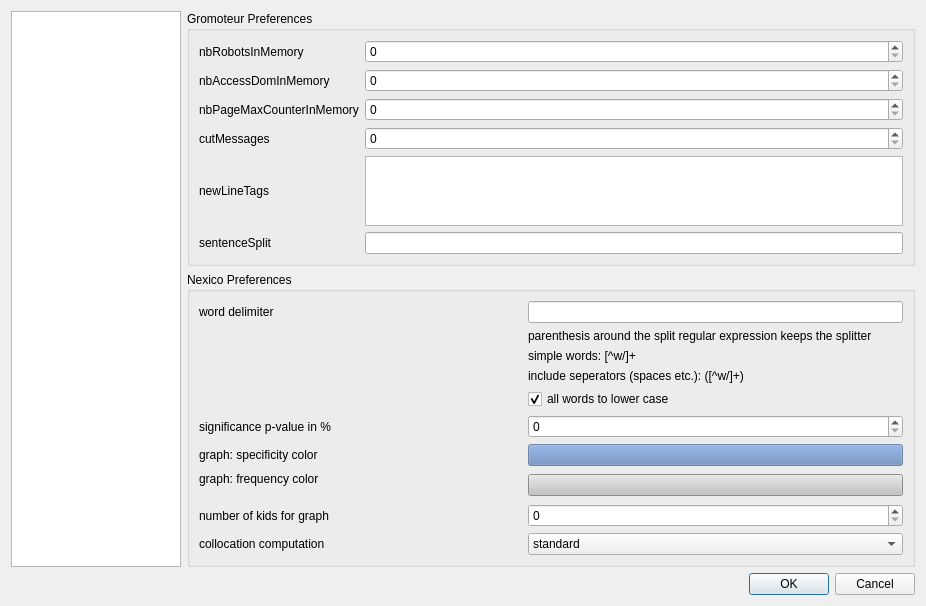
<?xml version="1.0" encoding="UTF-8"?>
<ui version="4.0">
 <class>PreferencesDialog</class>
 <widget class="QDialog" name="PreferencesDialog">
  <property name="geometry">
   <rect>
    <x>0</x>
    <y>0</y>
    <width>926</width>
    <height>572</height>
   </rect>
  </property>
  <property name="windowTitle">
   <string>Preferences</string>
  </property>
  <property name="windowIcon">
   <iconset resource="groressources.qrc">
    <normaloff>:/images/images/configure.png</normaloff>:/images/images/configure.png</iconset>
  </property>
  <layout class="QGridLayout" name="gridLayout">
   <item row="0" column="0" rowspan="2">
    <widget class="QListWidget" name="listWidget">
     <property name="maximumSize">
      <size>
       <width>170</width>
       <height>16777215</height>
      </size>
     </property>
     <property name="frameShape">
      <enum>QFrame::StyledPanel</enum>
     </property>
     <property name="frameShadow">
      <enum>QFrame::Raised</enum>
     </property>
     <property name="showDropIndicator" stdset="0">
      <bool>false</bool>
     </property>
     <property name="selectionBehavior">
      <enum>QAbstractItemView::SelectRows</enum>
     </property>
     <property name="iconSize">
      <size>
       <width>200</width>
       <height>200</height>
      </size>
     </property>
     <property name="viewMode">
      <enum>QListView::IconMode</enum>
     </property>
     <property name="uniformItemSizes">
      <bool>true</bool>
     </property>
     <property name="currentRow">
      <number>0</number>
     </property>
     <item>
      <property name="text">
       <string/>
      </property>
      <property name="icon">
       <iconset resource="groressources.qrc">
        <normaloff>:/images/images/gromoteurG.png</normaloff>:/images/images/gromoteurG.png</iconset>
      </property>
     </item>
     <item>
      <property name="text">
       <string/>
      </property>
      <property name="icon">
       <iconset resource="groressources.qrc">
        <normaloff>:/images/images/NexicoSplash.png</normaloff>:/images/images/NexicoSplash.png</iconset>
      </property>
     </item>
    </widget>
   </item>
   <item row="1" column="1">
    <widget class="QGroupBox" name="nexicoBox">
     <property name="title">
      <string>Nexico Preferences</string>
     </property>
     <layout class="QGridLayout" name="gridLayout_2">
      <item row="5" column="2" colspan="2">
       <widget class="QSpinBox" name="threshold">
        <property name="toolTip">
         <string>default is 5</string>
        </property>
       </widget>
      </item>
      <item row="4" column="2" colspan="2">
       <widget class="QCheckBox" name="lower">
        <property name="text">
         <string>all words to lower case</string>
        </property>
        <property name="checked">
         <bool>true</bool>
        </property>
       </widget>
      </item>
      <item row="7" column="0" colspan="2">
       <widget class="QLabel" name="label_9">
        <property name="text">
         <string>graph: frequency color</string>
        </property>
       </widget>
      </item>
      <item row="0" column="2" colspan="2">
       <widget class="QLineEdit" name="wordlimit">
        <property name="toolTip">
         <string>regular expression for the word delimiter</string>
        </property>
       </widget>
      </item>
      <item row="6" column="2" colspan="2">
       <widget class="QPushButton" name="specColor">
        <property name="styleSheet">
         <string notr="true">background-color: rgb(98, 132, 183, 160);</string>
        </property>
        <property name="text">
         <string/>
        </property>
       </widget>
      </item>
      <item row="7" column="2" rowspan="3" colspan="2">
       <widget class="QPushButton" name="freqColor">
        <property name="styleSheet">
         <string notr="true">background-color: rgb(195, 195, 195);</string>
        </property>
        <property name="text">
         <string/>
        </property>
       </widget>
      </item>
      <item row="10" column="2" colspan="2">
       <widget class="QSpinBox" name="nbBestKids">
        <property name="toolTip">
         <string>default is 5</string>
        </property>
       </widget>
      </item>
      <item row="1" column="2" colspan="2">
       <widget class="QLabel" name="label_10">
        <property name="text">
         <string>parenthesis around the split regular expression keeps the splitter</string>
        </property>
       </widget>
      </item>
      <item row="6" column="0" colspan="2">
       <widget class="QLabel" name="label_8">
        <property name="text">
         <string>graph: specificity color</string>
        </property>
       </widget>
      </item>
      <item row="5" column="0" colspan="2">
       <widget class="QLabel" name="label_13">
        <property name="text">
         <string>significance p-value in %</string>
        </property>
       </widget>
      </item>
      <item row="2" column="2" colspan="2">
       <widget class="QLabel" name="label_11">
        <property name="text">
         <string>simple words: [^w/]+</string>
        </property>
        <property name="textInteractionFlags">
         <set>Qt::LinksAccessibleByMouse|Qt::TextSelectableByKeyboard|Qt::TextSelectableByMouse</set>
        </property>
       </widget>
      </item>
      <item row="0" column="0">
       <widget class="QLabel" name="label_7">
        <property name="text">
         <string>word delimiter</string>
        </property>
        <property name="buddy">
         <cstring>wordlimit</cstring>
        </property>
       </widget>
      </item>
      <item row="13" column="1" colspan="3">
       <spacer name="verticalSpacer">
        <property name="orientation">
         <enum>Qt::Vertical</enum>
        </property>
        <property name="sizeHint" stdset="0">
         <size>
          <width>565</width>
          <height>25</height>
         </size>
        </property>
       </spacer>
      </item>
      <item row="10" column="0">
       <widget class="QLabel" name="label_14">
        <property name="text">
         <string>number of kids for graph</string>
        </property>
       </widget>
      </item>
      <item row="3" column="2" colspan="2">
       <widget class="QLabel" name="label_12">
        <property name="text">
         <string>include seperators (spaces etc.): ([^w/]+)</string>
        </property>
        <property name="textInteractionFlags">
         <set>Qt::LinksAccessibleByMouse|Qt::TextSelectableByKeyboard|Qt::TextSelectableByMouse</set>
        </property>
       </widget>
      </item>
      <item row="11" column="2" colspan="2">
       <widget class="QComboBox" name="colcompComboBox">
        <item>
         <property name="text">
          <string>standard</string>
         </property>
        </item>
        <item>
         <property name="text">
          <string>cumulative</string>
         </property>
        </item>
       </widget>
      </item>
      <item row="11" column="0">
       <widget class="QLabel" name="label_15">
        <property name="text">
         <string>collocation computation</string>
        </property>
       </widget>
      </item>
     </layout>
    </widget>
   </item>
   <item row="2" column="1">
    <widget class="QDialogButtonBox" name="buttonBox">
     <property name="orientation">
      <enum>Qt::Horizontal</enum>
     </property>
     <property name="standardButtons">
      <set>QDialogButtonBox::Cancel|QDialogButtonBox::Ok</set>
     </property>
    </widget>
   </item>
   <item row="0" column="1">
    <widget class="QGroupBox" name="groBox">
     <property name="title">
      <string>Gromoteur Preferences</string>
     </property>
     <layout class="QGridLayout" name="gridLayout_3">
      <item row="0" column="0">
       <widget class="QLabel" name="label">
        <property name="text">
         <string>nbRobotsInMemory</string>
        </property>
        <property name="buddy">
         <cstring>nbRobotsInMemory</cstring>
        </property>
       </widget>
      </item>
      <item row="0" column="1">
       <widget class="QSpinBox" name="nbRobotsInMemory">
        <property name="maximum">
         <number>100000</number>
        </property>
        <property name="singleStep">
         <number>100</number>
        </property>
       </widget>
      </item>
      <item row="1" column="0">
       <widget class="QLabel" name="label_2">
        <property name="text">
         <string>nbAccessDomInMemory</string>
        </property>
        <property name="buddy">
         <cstring>nbAccessDomInMemory</cstring>
        </property>
       </widget>
      </item>
      <item row="1" column="1">
       <widget class="QSpinBox" name="nbAccessDomInMemory">
        <property name="maximum">
         <number>100000</number>
        </property>
        <property name="singleStep">
         <number>100</number>
        </property>
       </widget>
      </item>
      <item row="2" column="0">
       <widget class="QLabel" name="label_3">
        <property name="text">
         <string>nbPageMaxCounterInMemory</string>
        </property>
        <property name="buddy">
         <cstring>nbPageMaxCounterInMemory</cstring>
        </property>
       </widget>
      </item>
      <item row="2" column="1">
       <widget class="QSpinBox" name="nbPageMaxCounterInMemory">
        <property name="maximum">
         <number>100000</number>
        </property>
        <property name="singleStep">
         <number>100</number>
        </property>
       </widget>
      </item>
      <item row="3" column="0">
       <widget class="QLabel" name="label_4">
        <property name="text">
         <string>cutMessages</string>
        </property>
        <property name="buddy">
         <cstring>cutMessages</cstring>
        </property>
       </widget>
      </item>
      <item row="3" column="1">
       <widget class="QSpinBox" name="cutMessages">
        <property name="maximum">
         <number>1000000</number>
        </property>
       </widget>
      </item>
      <item row="4" column="0">
       <widget class="QLabel" name="label_5">
        <property name="text">
         <string>newLineTags</string>
        </property>
        <property name="buddy">
         <cstring>newLineTags</cstring>
        </property>
       </widget>
      </item>
      <item row="4" column="1">
       <widget class="QPlainTextEdit" name="newLineTags"/>
      </item>
      <item row="5" column="0">
       <widget class="QLabel" name="label_6">
        <property name="text">
         <string>sentenceSplit</string>
        </property>
        <property name="buddy">
         <cstring>sentenceSplit</cstring>
        </property>
       </widget>
      </item>
      <item row="5" column="1">
       <widget class="QLineEdit" name="sentenceSplit"/>
      </item>
     </layout>
    </widget>
   </item>
  </layout>
  <zorder>buttonBox</zorder>
  <zorder>listWidget</zorder>
  <zorder>groBox</zorder>
  <zorder>nexicoBox</zorder>
 </widget>
 <resources>
  <include location="groressources.qrc"/>
 </resources>
 <connections>
  <connection>
   <sender>buttonBox</sender>
   <signal>accepted()</signal>
   <receiver>PreferencesDialog</receiver>
   <slot>accept()</slot>
   <hints>
    <hint type="sourcelabel">
     <x>394</x>
     <y>592</y>
    </hint>
    <hint type="destinationlabel">
     <x>157</x>
     <y>274</y>
    </hint>
   </hints>
  </connection>
  <connection>
   <sender>buttonBox</sender>
   <signal>rejected()</signal>
   <receiver>PreferencesDialog</receiver>
   <slot>reject()</slot>
   <hints>
    <hint type="sourcelabel">
     <x>462</x>
     <y>598</y>
    </hint>
    <hint type="destinationlabel">
     <x>286</x>
     <y>274</y>
    </hint>
   </hints>
  </connection>
 </connections>
</ui>
